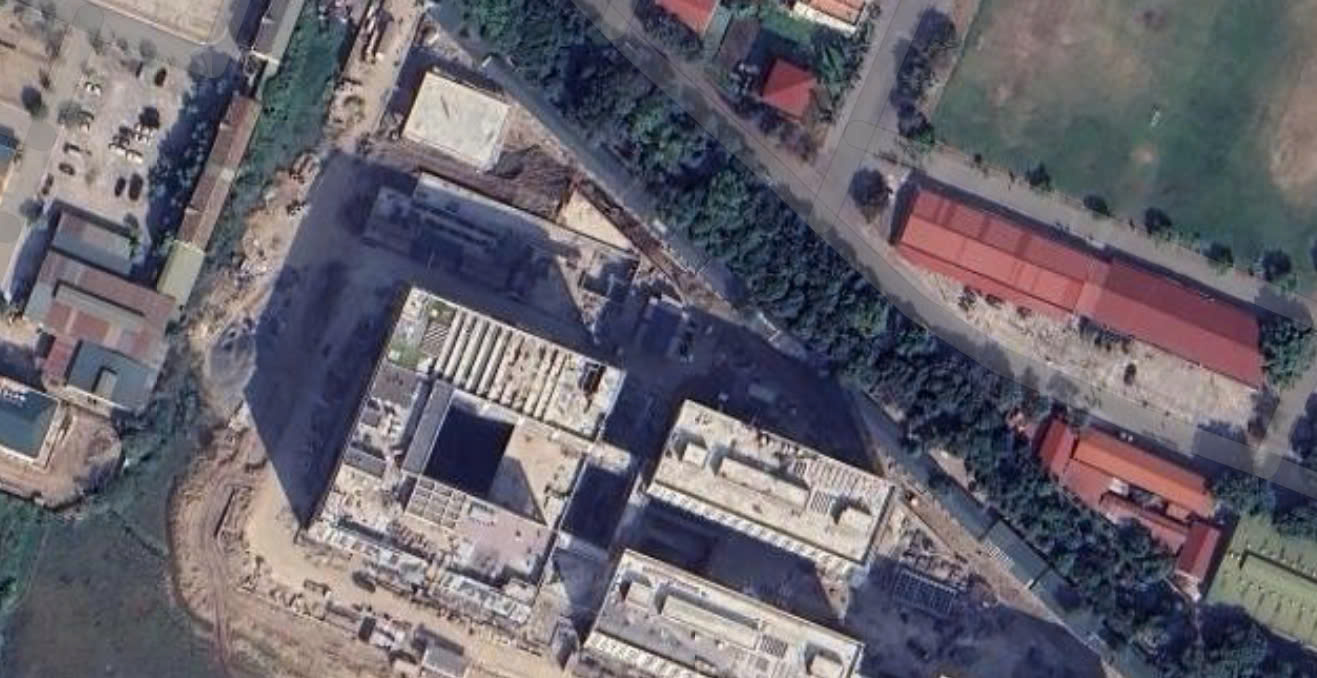
#> input picture bai7/image-map.jpg, 1317 x 678 px
$ python main.py   (older library calls are emulated)
#> lines starting #> are read from the running program, lines starting #| are printed output that depends on the picture
import cv2
import numpy as np
import matplotlib.pyplot as plt

# Đọc ảnh đầu vào và chuyển sang ảnh xám
image = cv2.imread('./image-map.jpg', cv2.IMREAD_GRAYSCALE)
#> image: shape (678, 1317); min 1, max 255, mean 101.4

# Áp dụng Gaussian Blur để giảm nhiễu
gaussian_blur = cv2.GaussianBlur(image, (5, 5), 0)

# 1. Toán tử Sobel
sobelx = cv2.Sobel(gaussian_blur, cv2.CV_64F, 1, 0, ksize=3)  # Cạnh dọc
sobely = cv2.Sobel(gaussian_blur, cv2.CV_64F, 0, 1, ksize=3)  # Cạnh ngang
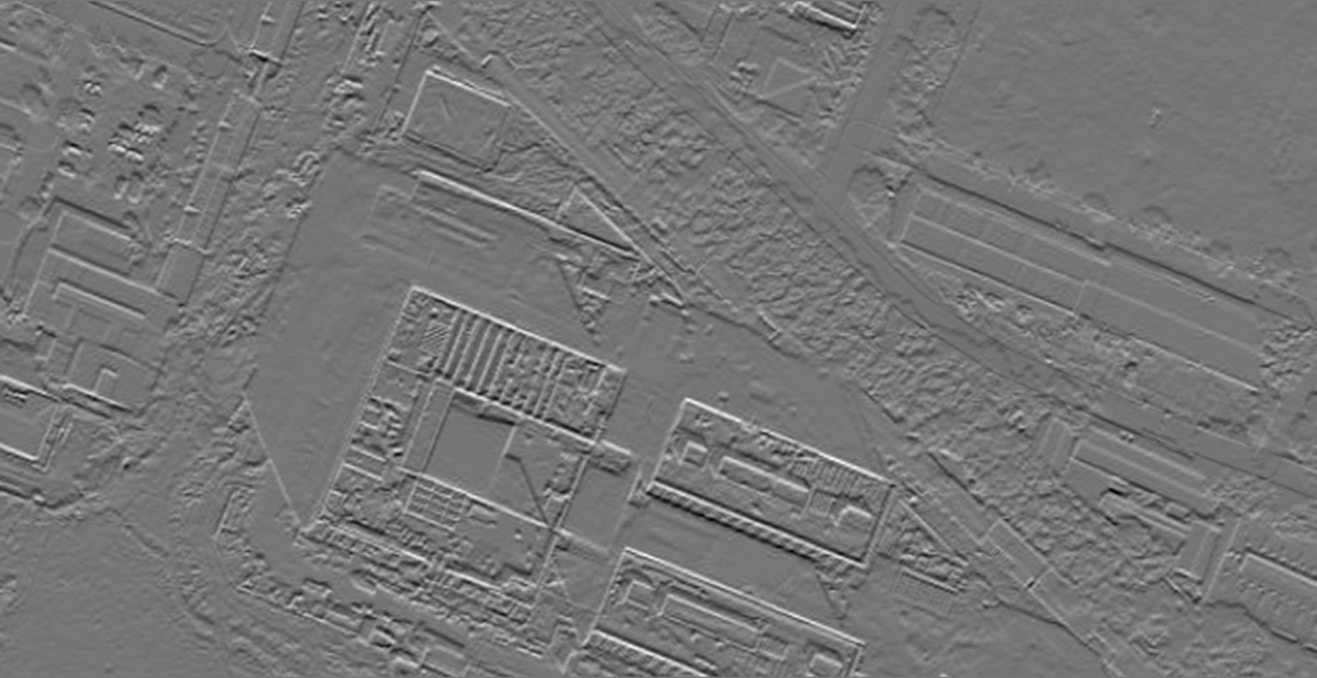
#> sobely: shape (678, 1317) float64; min -338, max 390, mean 0; drawn with min black and max white
sobel_combined = cv2.magnitude(sobelx, sobely)  # Tổng hợp
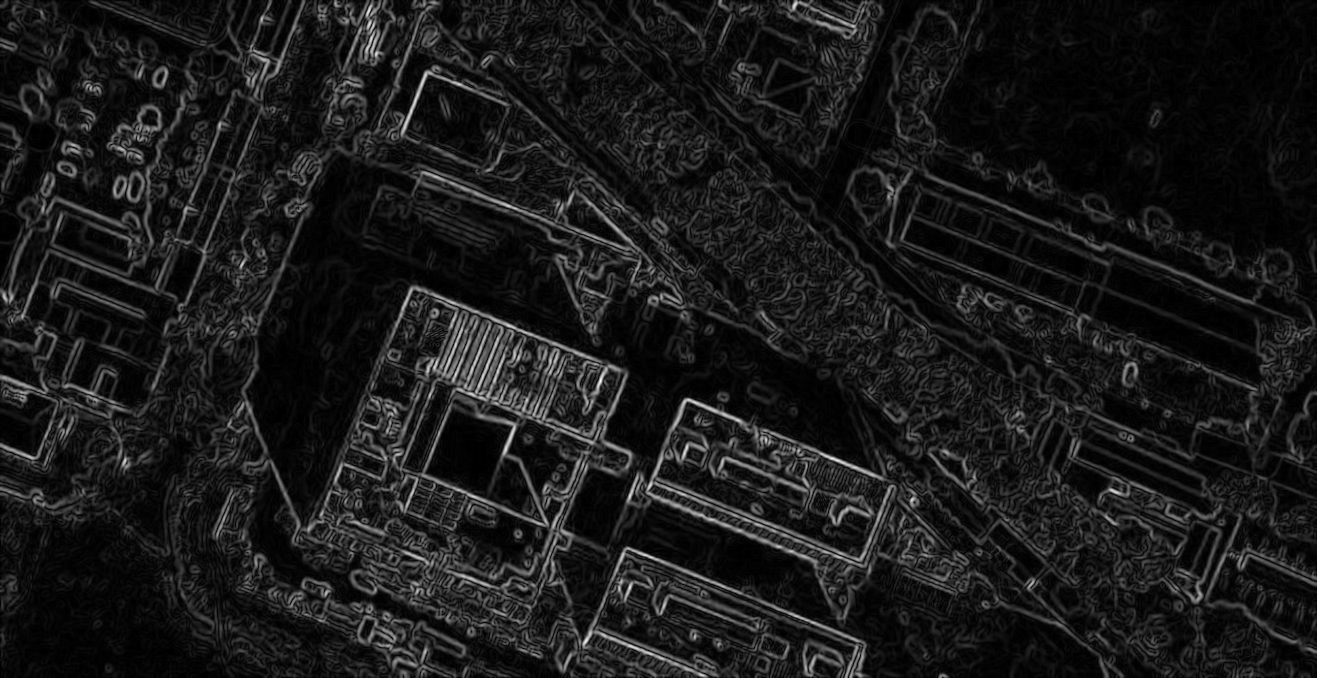
#> sobel_combined: shape (678, 1317) float64; min 0, max 431.3, mean 44.8; drawn with min black and max white

# 2. Toán tử Prewitt
# Tạo kernel Prewitt và áp dụng
prewittx = cv2.filter2D(gaussian_blur, cv2.CV_32F, np.array([[1, 0, -1], [1, 0, -1], [1, 0, -1]]))  # Dọc
prewitty = cv2.filter2D(gaussian_blur, cv2.CV_32F, np.array([[1, 1, 1], [0, 0, 0], [-1, -1, -1]]))  # Ngang

# Tính toán tổng hợp gradient
prewitt_combined = cv2.magnitude(prewittx, prewitty)

# 3. Toán tử Roberts
# Áp dụng bộ lọc Roberts với kiểu dữ liệu float32
robertsx = cv2.filter2D(gaussian_blur, cv2.CV_32F, np.array([[1, 0], [0, -1]]))  # Chéo 1
robertsy = cv2.filter2D(gaussian_blur, cv2.CV_32F, np.array([[0, 1], [-1, 0]]))  # Chéo 2
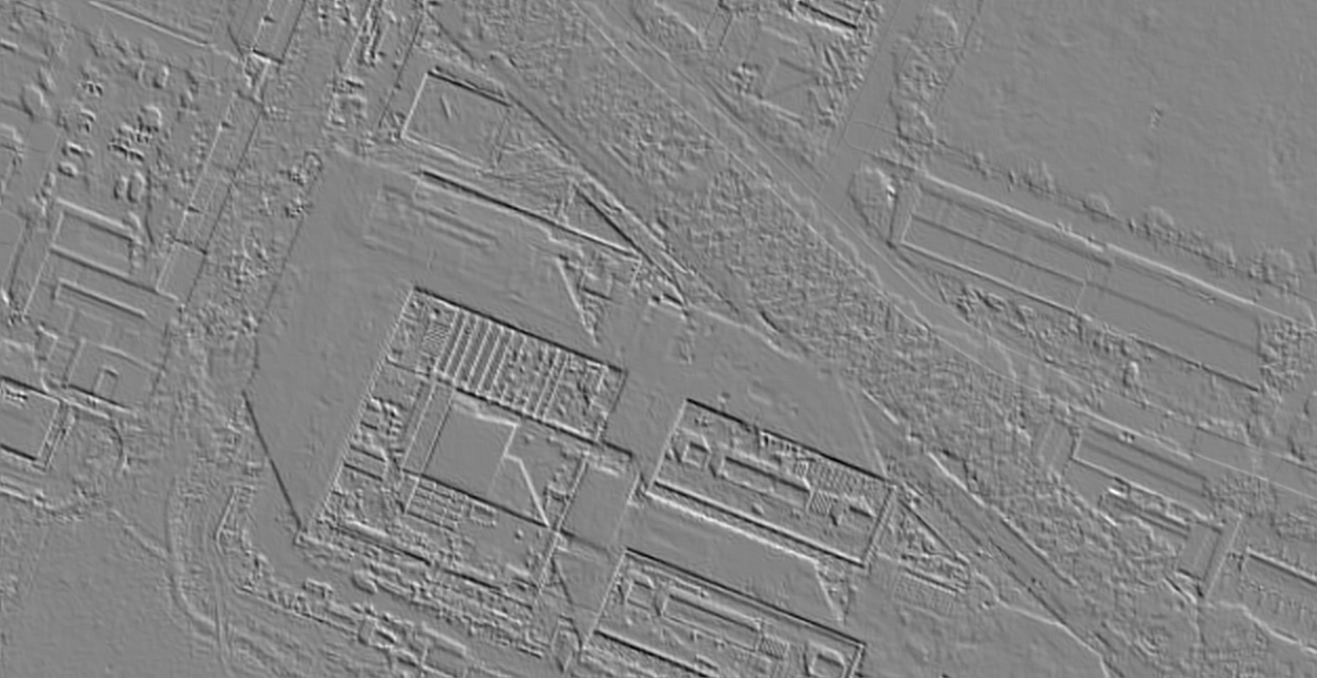
#> robertsy: shape (678, 1317) float32; min -69, max 64, mean 0; drawn with min black and max white

# Tính toán tổng hợp gradient
roberts_combined = cv2.magnitude(robertsx, robertsy)

# 4. Toán tử Canny
canny_edges = cv2.Canny(gaussian_blur, 100, 200)
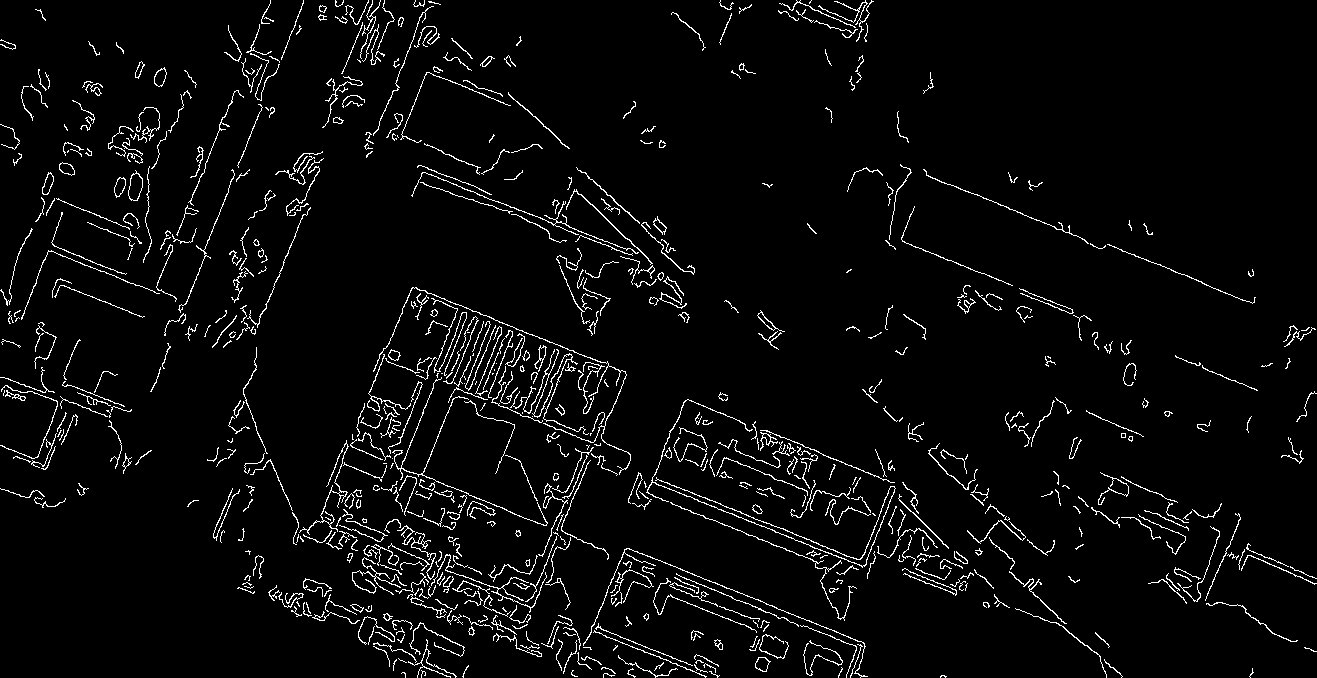
#> canny_edges: shape (678, 1317); 4% white in thin lines or dots

# Hiển thị các kết quả
plt.figure(figsize=(12, 8))

plt.subplot(2, 3, 1), plt.imshow(image, cmap='gray')
plt.title("Ảnh gốc"), plt.axis("off")

plt.subplot(2, 3, 2), plt.imshow(sobel_combined, cmap='gray')
plt.title("Toán tử Sobel"), plt.axis("off")

plt.subplot(2, 3, 3), plt.imshow(prewitt_combined, cmap='gray')
plt.title("Toán tử Prewitt"), plt.axis("off")

plt.subplot(2, 3, 4), plt.imshow(roberts_combined, cmap='gray')
plt.title("Toán tử Roberts"), plt.axis("off")

plt.subplot(2, 3, 5), plt.imshow(canny_edges, cmap='gray')
plt.title("Toán tử Canny"), plt.axis("off")

plt.subplot(2, 3, 6), plt.imshow(gaussian_blur, cmap='gray')
plt.title("Gaussian Blur"), plt.axis("off")

plt.tight_layout()
plt.show()
